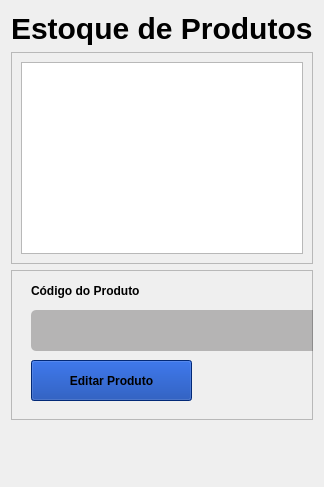
      <widget class="QWidget" name="page_5_estoque">
       <layout class="QVBoxLayout" name="verticalLayout_7">
        <item>
         <widget class="QLabel" name="label_title_produto_estoque">
          <property name="styleSheet">
           <string notr="true">font-weight: bold;
color: black;
border: 0;
font-size: 30px</string>
          </property>
          <property name="text">
           <string>Estoque de Produtos</string>
          </property>
         </widget>
        </item>
        <item>
         <widget class="QFrame" name="frame_7">
          <property name="styleSheet">
           <string notr="true"/>
          </property>
          <property name="frameShape">
           <enum>QFrame::StyledPanel</enum>
          </property>
          <property name="frameShadow">
           <enum>QFrame::Raised</enum>
          </property>
          <layout class="QHBoxLayout" name="horizontalLayout_4">
           <item>
            <widget class="QTableView" name="table_estoque">
             <property name="layoutDirection">
              <enum>Qt::LeftToRight</enum>
             </property>
             <property name="styleSheet">
              <string notr="true"/>
             </property>
             <property name="selectionBehavior">
              <enum>QAbstractItemView::SelectRows</enum>
             </property>
             <attribute name="verticalHeaderVisible">
              <bool>false</bool>
             </attribute>
             <attribute name="verticalHeaderHighlightSections">
              <bool>false</bool>
             </attribute>
            </widget>
           </item>
          </layout>
         </widget>
        </item>
        <item>
         <widget class="QFrame" name="frame_8">
          <property name="minimumSize">
           <size>
            <width>0</width>
            <height>150</height>
           </size>
          </property>
          <property name="styleSheet">
           <string notr="true"/>
          </property>
          <property name="frameShape">
           <enum>QFrame::StyledPanel</enum>
          </property>
          <property name="frameShadow">
           <enum>QFrame::Raised</enum>
          </property>
          <widget class="QLineEdit" name="lineEdit_buscar_estoque_codigo">
           <property name="geometry">
            <rect>
             <x>20</x>
             <y>40</y>
             <width>331</width>
             <height>41</height>
            </rect>
           </property>
           <property name="styleSheet">
            <string notr="true">background: rgba(6, 0, 0, 0.25);
border-radius: 5px;
color: black;
font-size: 24px;</string>
           </property>
          </widget>
          <widget class="QLabel" name="label_nome_codigo_estoque">
           <property name="geometry">
            <rect>
             <x>20</x>
             <y>10</y>
             <width>141</width>
             <height>21</height>
            </rect>
           </property>
           <property name="styleSheet">
            <string notr="true">font-weight: bold;
color: black;
border: 0;</string>
           </property>
           <property name="text">
            <string>Código do Produto</string>
           </property>
          </widget>
          <widget class="QPushButton" name="btn_buscar_estoque">
           <property name="geometry">
            <rect>
             <x>380</x>
             <y>90</y>
             <width>161</width>
             <height>41</height>
            </rect>
           </property>
           <property name="styleSheet">
            <string notr="true">background: #0339A6;
font-weight: bold;</string>
           </property>
           <property name="text">
            <string>Buscar por Produto</string>
           </property>
          </widget>
          <widget class="QPushButton" name="btn_menu_editar_produto">
           <property name="geometry">
            <rect>
             <x>20</x>
             <y>90</y>
             <width>161</width>
             <height>41</height>
            </rect>
           </property>
           <property name="styleSheet">
            <string notr="true">background: #0339A6;
font-weight: bold;</string>
           </property>
           <property name="text">
            <string>Editar Produto</string>
           </property>
          </widget>
          <widget class="QLabel" name="label_nome_produto_estoque">
           <property name="geometry">
            <rect>
             <x>380</x>
             <y>10</y>
             <width>311</width>
             <height>21</height>
            </rect>
           </property>
           <property name="styleSheet">
            <string notr="true">font-weight: bold;
color: black;
border: 0;</string>
           </property>
           <property name="text">
            <string>Nome do Produto:</string>
           </property>
          </widget>
          <widget class="QLineEdit" name="lineEdit_buscar_estoque_nome">
           <property name="geometry">
            <rect>
             <x>380</x>
             <y>40</y>
             <width>331</width>
             <height>41</height>
            </rect>
           </property>
           <property name="styleSheet">
            <string notr="true">background: rgba(6, 0, 0, 0.25);
border-radius: 5px;
color: black;
font-size: 24px;</string>
           </property>
          </widget>
         </widget>
        </item>
        <item>
         <widget class="QLabel" name="error_buscar_estoque">
          <property name="minimumSize">
           <size>
            <width>0</width>
            <height>50</height>
           </size>
          </property>
          <property name="text">
           <string/>
          </property>
         </widget>
        </item>
       </layout>
      </widget>
